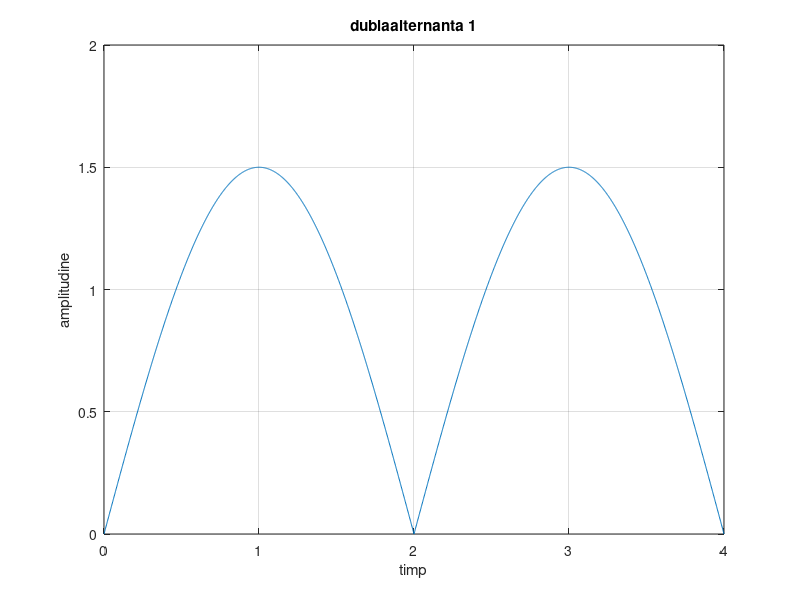
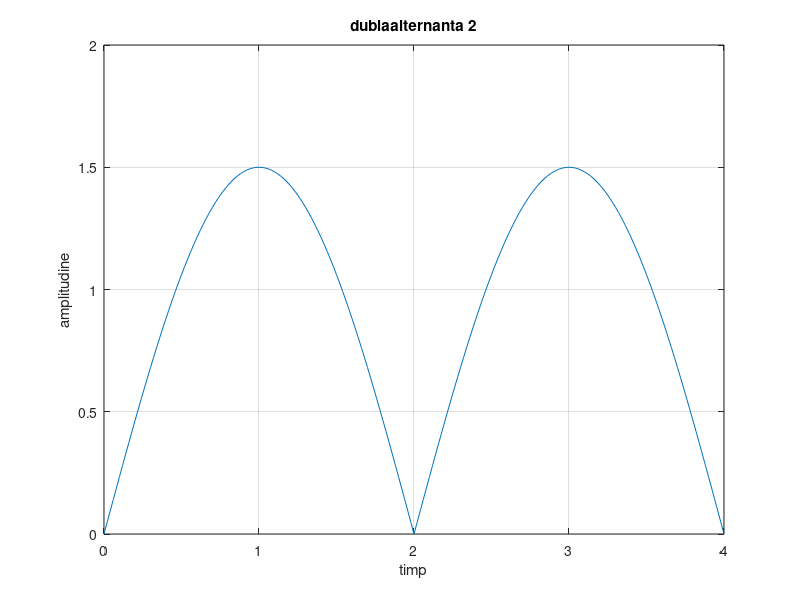
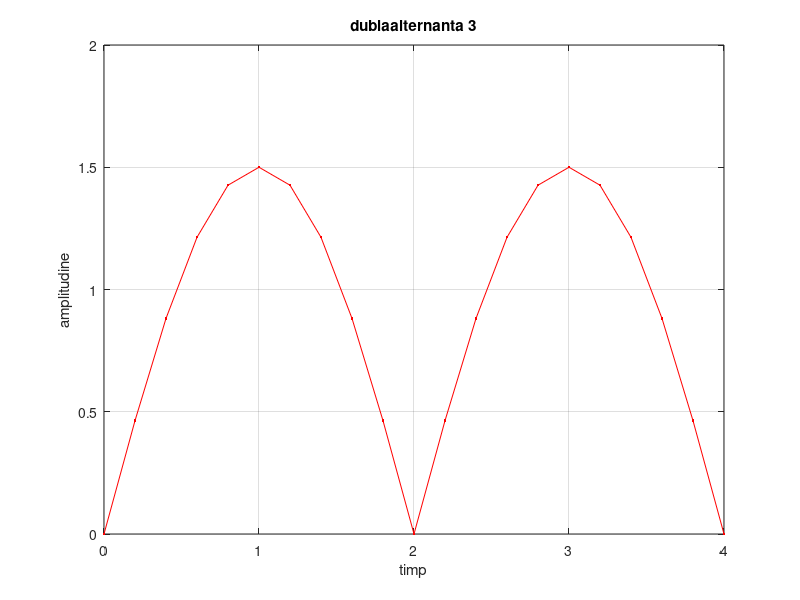

These charts were generated, in order, by the following MATLAB code:
 % Exercitiul 5


t=0:0.002:4;
x=abs(1.5*sin(2*pi*t/4));

plot(t,x)
grid, xlabel('timp'), ylabel('amplitudine'), title('dublaalternanta 1')

% atat la acest exercitiu, cat si la cel precedent am calculat pulsatia w=2*pi/T

figure (2)

t=0:0.02:4;
x=abs(1.5*sin(2*pi*t/4));
plot(t,x)
grid, xlabel('timp'), ylabel('amplitudine'), title('dublaalternanta 2')


figure (3)

t=0:0.2:4;
x=abs(1.5*sin(2*pi*t/4));
plot(t,x, '.-r')
grid, xlabel('timp'), ylabel('amplitudine'), title('dublaalternanta 3')
